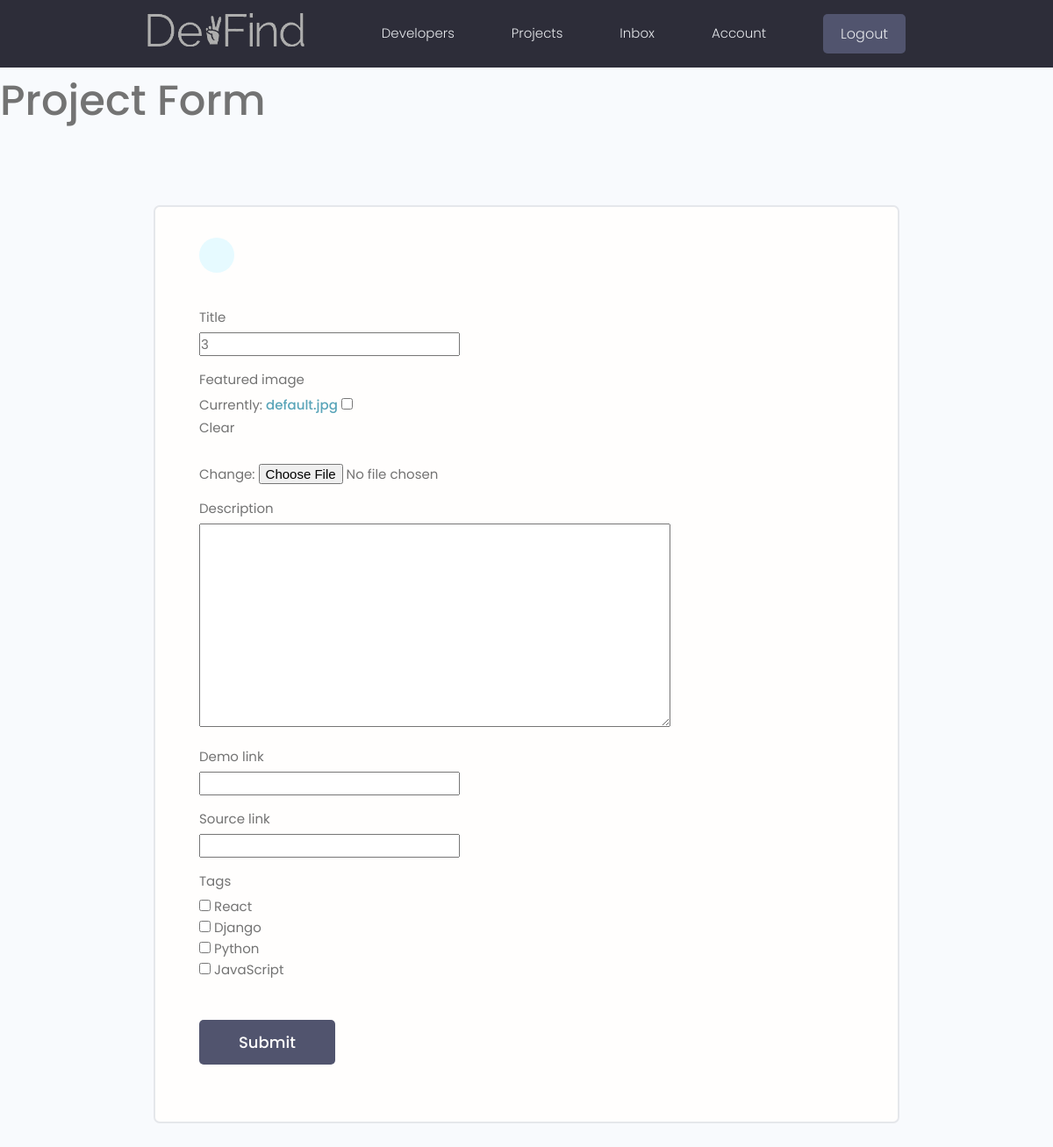
The page /projects/update-project/b69f12a8-51d7-4103-b474-81b5d59cac54/ (signed in) on the database as committed earlier.
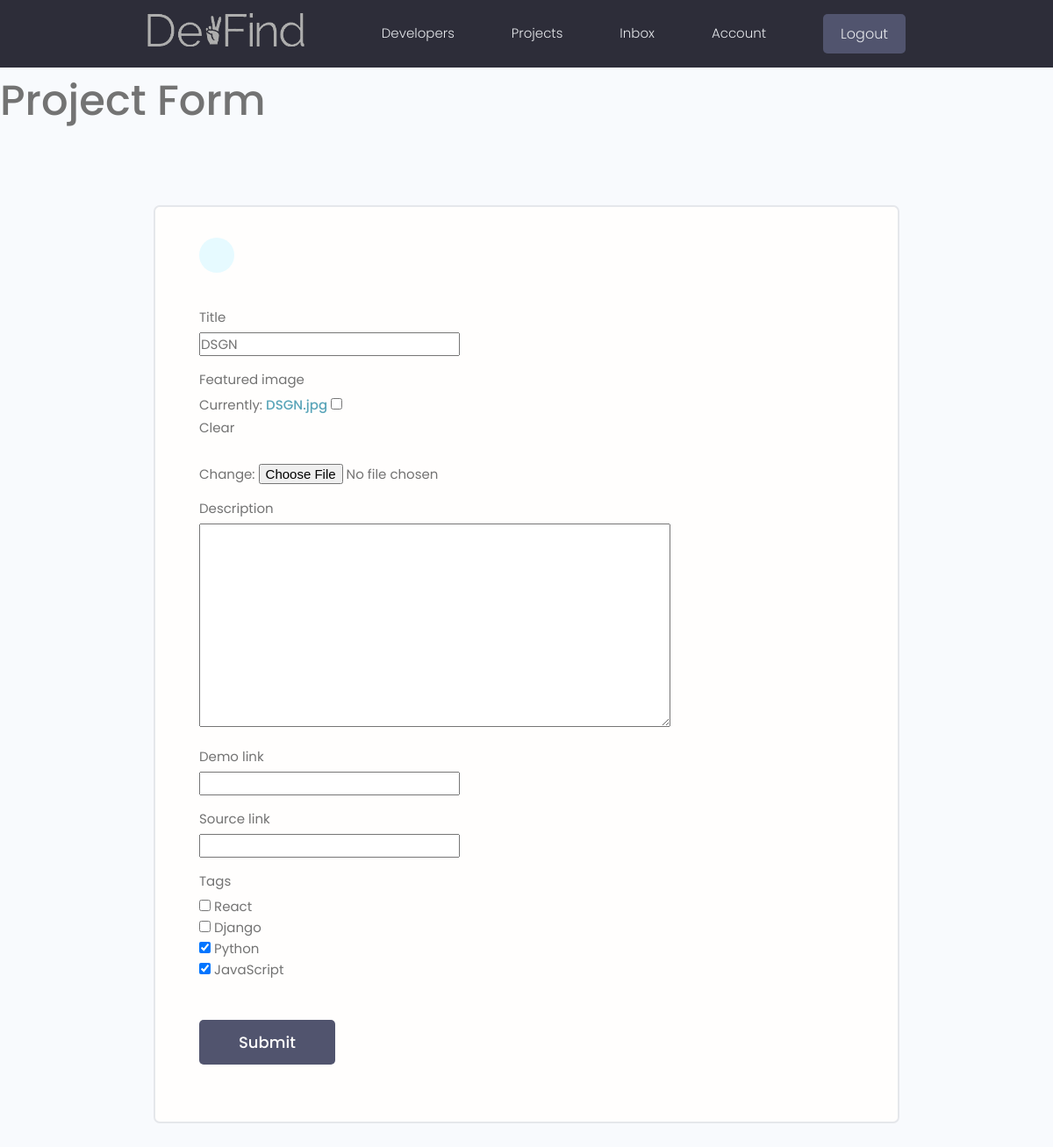
The same page on the database as committed later.
### projects/models.py (models this page shows, shortened)
class Project(models.Model):
    owner= models.ForeignKey(Profile, null=True, blank=True, on_delete=models.SET_NULL)
    title = models.CharField(max_length=200)
    description = models.TextField(null=True, blank=True)
    featured_image = models.ImageField(null=True, blank=True, default="default.jpg")
    demo_link = models.CharField(max_length=2000, null=True, blank=True)
    source_link = models.CharField(max_length=2000, null=True, blank=True)
    tags = models.ManyToManyField('Tag', blank=True)
    vote_total = models.IntegerField(default=0, null=True, blank=True)
    vote_ratio = models.IntegerField(default=0, null=True, blank=True)
    created = models.DateTimeField(auto_now_add=True)
    id = models.UUIDField(default=uuid.uuid4, unique=True, primary_key=True, editable=False)
    def __str__(self):
        return self.title
    class Meta:
        ordering = ['-vote_ratio', '-vote_total', 'title']

### projects/views.py (the view)
# urls.py: path('update-project/<str:pk>/', views.updateProject, name="update-project"),
@login_required(login_url="login")
def updateProject(request, pk):
    profile = request.user.profile
    project = profile.project_set.get(id=pk)
    print(project)
    form = ProjectForm(instance=project)
    if request.method == 'POST':
        form = ProjectForm(request.POST, request.FILES, instance=project)
        if form.is_valid():
            form.save()
            return redirect('account')
    context = {'form': form}
    return render(request, "projects/project_form.html", context)

### projects/forms.py (shortened to what this page needs)
class ProjectForm(ModelForm):
    class Meta:
        model = Project
        fields = ['title', 'featured_image', 'description', 'demo_link', 'source_link', 'tags']
        widgets = {
            'tags': forms.CheckboxSelectMultiple(),
        }

### projects/models.py (called while the page is built)
    def __str__(self):
        return self.name

### projects/templates/projects/project_form.html (shortened to what this page needs)
{% extends 'main.html' %} {% block content %}
<h1>Project Form</h1>
<main class="formPage my-xl">
  <div class="content-box">
    <div class="formWrapper">
      <a class="backButton" href="{% url 'projects' %}"
        ></a
      >
      <br />
      <form class="form" method="POST" enctype="multipart/form-data">
        {% for field in form %}
        <div class="form__field">
          <label for="formInput#text">{{ field.label }} </label>
          {{ field }}
        </div>
        {% endfor %}
        <input
          class="btn btn--sub btn--lg my-md"
          type="submit"
          value="Submit"
        />
      </form>
    </div>
  </div>
</main>
{% endblock %}

Rows that differ between the two databases and show on the page:
changed Project: title "3" → "DSGN"
Other text that changed with them:
form field tags: "☐ ☐ ☐ ☐" → "☐ ☐ ☑ ☑"
text no longer shown: "Currently: default.jpg Clear Change:"
text now shown: "Currently: DSGN.jpg Clear Change:"
